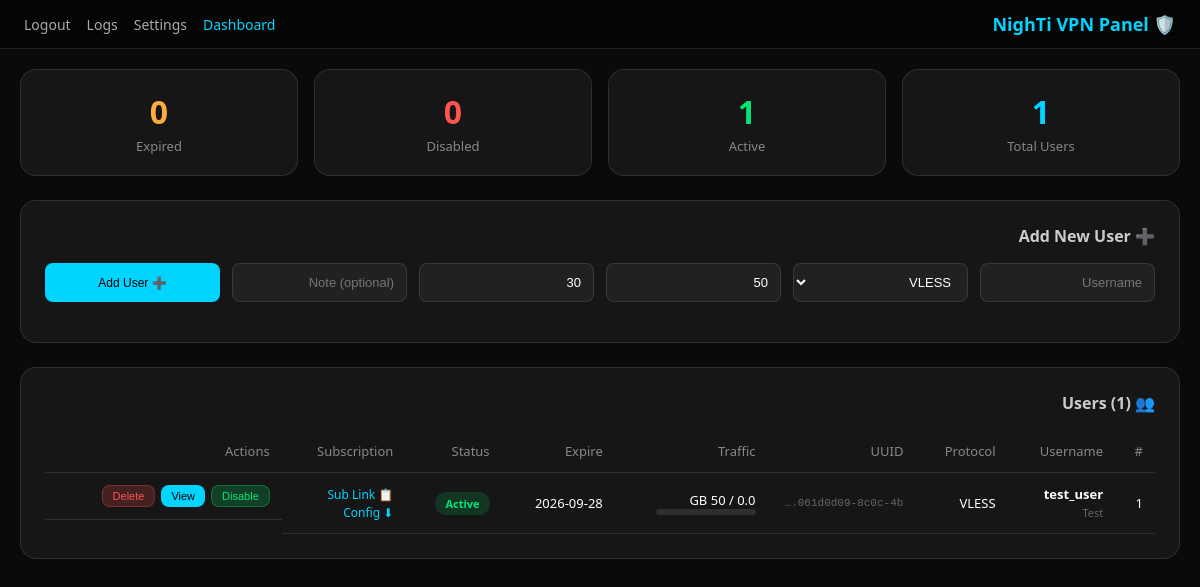
The page / (signed in) on the database its author committed.
### tables this page shows
CREATE TABLE settings (
            key TEXT PRIMARY KEY,
            value TEXT
        );

CREATE TABLE users (
            id INTEGER PRIMARY KEY AUTOINCREMENT,
            username TEXT UNIQUE NOT NULL,
            uuid TEXT NOT NULL,
            protocol TEXT DEFAULT 'vless',
            traffic_used INTEGER DEFAULT 0,
            traffic_limit INTEGER DEFAULT 0,
            expire_date TEXT,
            enabled INTEGER DEFAULT 1,
            created_at TEXT DEFAULT CURRENT_TIMESTAMP,
            note TEXT DEFAULT '',
            sub_token TEXT UNIQUE
        );

### app.py (the view)
@app.route("/")
@login_required
def dashboard():
    conn = get_db()
    users = conn.execute("SELECT * FROM users ORDER BY created_at DESC").fetchall()
    total = len(users)
    active = sum(1 for u in users if u["enabled"])
    expired = sum(1 for u in users if u["expire_date"] and datetime.strptime(u["expire_date"], "%Y-%m-%d") < datetime.now())
    total_traffic = sum(u["traffic_used"] for u in users)
    conn.close()
    return render_template("dashboard.html",
        users=users, total=total, active=active, expired=expired,
        total_traffic=total_traffic, panel_name=get_setting("panel_name"),
        now=datetime.now()
    )

### app.py (called while the page is built)
def get_db():
    conn = sqlite3.connect(DB_PATH)
    conn.row_factory = sqlite3.Row
    return conn

def get_setting(key):
    conn = get_db()
    row = conn.execute("SELECT value FROM settings WHERE key=?", (key,)).fetchone()
    conn.close()
    return row["value"] if row else ""

def login_required(f):
    @wraps(f)
    def decorated(*args, **kwargs):
        if not session.get("logged_in"):
            return redirect(url_for("login"))
        return f(*args, **kwargs)
    return decorated

### templates/dashboard.html (shortened to what this page needs)
<!DOCTYPE html>
<html lang="fa" dir="rtl">
<head>
</head>
<body>
<nav class="navbar">
<h2>🛡️ {{ panel_name }}</h2>
<div class="links">
<a href="/" class="active">Dashboard</a>
<a href="/settings">Settings</a>
<a href="/logs">Logs</a>
<a href="/logout">Logout</a>
</div>
</nav>
<div class="container">
<div class="stats">
<div class="stat-card">
<div class="num">{{ total }}</div>
<div class="label">Total Users</div>
</div>
<div class="stat-card">
<div class="num" style="color:var(--green)">{{ active }}</div>
<div class="label">Active</div>
</div>
<div class="stat-card">
<div class="num" style="color:var(--red)">{{ total - active }}</div>
<div class="label">Disabled</div>
</div>
<div class="stat-card">
<div class="num" style="color:var(--orange)">{{ expired }}</div>
<div class="label">Expired</div>
</div>
</div>
<div class="section">
<h3>➕ Add New User</h3>
<form id="addForm" class="add-form" onsubmit="addUser(event)">
<input type="text" name="username" placeholder="Username" required>
<select name="protocol">
<option value="vless">VLESS</option>
</select>
<input type="number" name="traffic_limit" placeholder="Traffic (GB)" value="50">
<input type="number" name="expire_days" placeholder="Days" value="30">
<input type="text" name="note" placeholder="Note (optional)">
<button type="submit" class="btn btn-primary">➕ Add User</button>
</form>
</div>
<div class="section">
<h3>👥 Users ({{ total }})</h3>
<div style="overflow-x:auto">
<table>
<thead>
<tr>
<th>#</th>
<th>Username</th>
<th>Protocol</th>
<th>UUID</th>
<th>Traffic</th>
<th>Expire</th>
<th>Status</th>
<th>Subscription</th>
<th>Actions</th>
</tr>
</thead>
<tbody>
{% for user in users %}
<tr id="user-{{ user.id }}">
<td>{{ loop.index }}</td>
<td><strong>{{ user.username }}</strong>
{% if user.note %}<br><small style="color:#666">{{ user.note }}</small>{% endif %}
</td>
<td>{{ user.protocol|upper }}</td>
<td class="uuid-cell" title="{{ user.uuid }}">{{ user.uuid[:16] }}...</td>
<td>
{% set usage_gb = (user.traffic_used / 1073741824)|round(1) %}
{% set limit_gb = (user.traffic_limit / 1073741824)|round(0)|int %}
<div>{{ usage_gb }} / {{ limit_gb }} GB</div>
<div class="traffic-bar"><div class="fill" style="width:{{ pct }}%;background:{% if pct > 90 %}var(--red){% elif pct > 70 %}var(--orange){% else %}var(--accent){% endif %}"></div></div>
</td>
<td>{{ user.expire_date or '∞' }}</td>
<td>
{% set is_expired = user.expire_date and user.expire_date < now.strftime('%Y-%m-%d') %}
{% if not user.enabled %}
<span class="badge disabled">Disabled</span>
{% elif is_expired %}
<span class="badge expired">Expired</span>
{% else %}
<span class="badge active">Active</span>
{% endif %}
</td>
<td>
<a href="/sub/{{ user.sub_token }}" class="sub-link" target="_blank">📋 Sub Link</a><br>
<a href="/config/{{ user.sub_token }}" class="sub-link" target="_blank">⬇ Config</a>
</td>
<td class="actions">
<button class="btn btn-sm btn-success" onclick="toggleUser({{ user.id }})">{% if user.enabled %}Disable{% else %}Enable{% endif %}</button>
<button class="btn btn-sm btn-primary" onclick="showConfig('{{ user.sub_token }}')">View</button>
<button class="btn btn-sm btn-danger" onclick="deleteUser({{ user.id }},'{{ user.username }}')">Delete</button>
</td>
</tr>
{% endfor %}
</tbody>
</table>
</div>
</div>
</div>
</body>
</html>

### templates/dashboard.html (style rules this page uses)
* { margin:0;padding:0;box-sizing:border-box }
:root { --bg:#0a0a0a;--card:rgba(255,255,255,0.05);--border:rgba(255,255,255,0.1);--accent:#00d4ff;--green:#00e676;--red:#ff5252;--orange:#ffab40 }
body { font-family:'Segoe UI',Tahoma,sans-serif;background:var(--bg);color:#fff;min-height:100vh }
.navbar { background:rgba(0,0,0,0.5);border-bottom:1px solid var(--border);padding:12px 24px;display:flex;justify-content:space-between;align-items:center;backdrop-filter:blur(10px);position:sticky;top:0;z-index:100 }
.navbar h2 { font-size:18px;color:var(--accent) }
.navbar .links { display:flex;gap:16px;align-items:center }
.navbar a { color:#aaa;text-decoration:none;font-size:14px;transition:0.2s }
.navbar a:hover,.navbar a.active { color:var(--accent) }
.container { max-width:1200px;margin:0 auto;padding:20px }
.stats { display:grid;grid-template-columns:repeat(auto-fit,minmax(200px,1fr));gap:16px;margin-bottom:24px }
.stat-card { background:var(--card);border:1px solid var(--border);border-radius:16px;padding:20px;text-align:center;transition:0.3s }
.stat-card .num { font-size:32px;font-weight:700;color:var(--accent) }
.stat-card .label { color:#888;font-size:13px;margin-top:4px }
.section { background:var(--card);border:1px solid var(--border);border-radius:16px;padding:24px;margin-bottom:24px }
.section h3 { margin-bottom:16px;color:#ccc;font-size:16px }
table { width:100%;border-collapse:collapse }
th,td { padding:12px;text-align:right;border-bottom:1px solid var(--border);font-size:13px }
th { color:#888;font-weight:500 }
.badge { padding:4px 10px;border-radius:20px;font-size:11px;font-weight:600 }
.badge.active { background:rgba(0,230,118,0.15);color:var(--green) }
.btn { padding:6px 14px;border:none;border-radius:8px;font-size:12px;cursor:pointer;transition:0.2s;font-weight:500 }
.btn-primary { background:var(--accent);color:#000 }
.btn-danger { background:rgba(255,82,82,0.2);color:var(--red);border:1px solid rgba(255,82,82,0.3) }
.btn-success { background:rgba(0,230,118,0.2);color:var(--green);border:1px solid rgba(0,230,118,0.3) }
.btn-sm { padding:4px 10px;font-size:11px }
.add-form { display:grid;grid-template-columns:repeat(auto-fit,minmax(150px,1fr));gap:12px;margin-bottom:16px }
.add-form input,.add-form select { padding:10px 12px;border:1px solid var(--border);border-radius:8px;background:rgba(255,255,255,0.05);color:#fff;font-size:13px;outline:none }
.uuid-cell { font-family:monospace;font-size:11px;color:#666;max-width:120px;overflow:hidden;text-overflow:ellipsis;white-space:nowrap;cursor:pointer }
.sub-link { color:var(--accent);text-decoration:none;font-size:12px }
.actions { display:flex;gap:6px }
.traffic-bar { width:100px;height:6px;background:rgba(255,255,255,0.1);border-radius:3px;overflow:hidden }

### rows shown on the page
settings: value "NighTi VPN Panel"
users: username "test_user", note "Test", protocol "VLESS", uuid "061d0d09-8c0c-4b", usage_gb "0.0", limit_gb "50", expire_date "2026-09-28", enabled "Active"

### other values the page prints
{{ total }} "1"
{{ active }} "1"
{{ total - active }} "0"
{{ expired }} "0"
